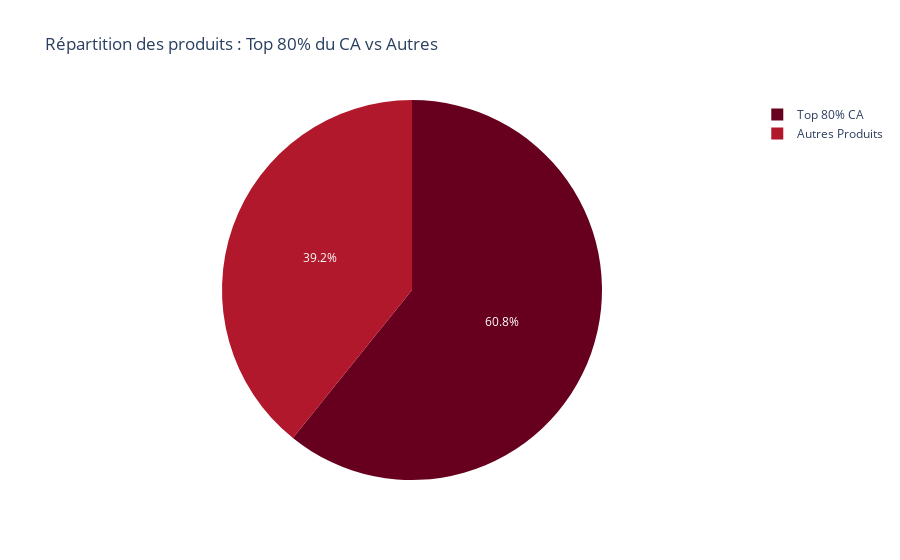

Notebook cell for this chart:
### Code cell
sizes_ = [TOTAL_PRODUIT_COUNT , TOTAL_PRODUIT_DF - TOTAL_PRODUIT_COUNT ]
names_ = ['Top 80% CA', 'Autres Produits']

fig = px.pie(values = sizes_ , 
              names = names_ ,
              title='Répartition des produits : Top 80% du CA vs Autres',
              color_discrete_sequence=px.colors.sequential.RdBu)
fig.show()

### Figure 1 — Plotly figure (JSON) as saved in the notebook; plotly's stock layout.template omitted (floating-point values rounded to 4 significant figures)
{"data": [{"domain": {"x": [0, 1], "y": [0, 1]}, "hovertemplate": "label=%{label}<br>value=%{value}<extra></extra>", "labels": ["Top 80% CA", "Autres Produits"], "legendgroup": "", "name": "", "showlegend": true, "type": "pie", "values": [434, 280]}], "layout": {"autosize": true, "legend": {"tracegroupgap": 0}, "piecolorway": ["rgb(103,0,31)", "rgb(178,24,43)", "rgb(214,96,77)", "rgb(244,165,130)", "rgb(253,219,199)", "rgb(247,247,247)", "rgb(209,229,240)", "rgb(146,197,222)", "rgb(67,147,195)", "rgb(33,102,172)", "rgb(5,48,97)"], "title": {"text": "Répartition des produits : Top 80% du CA vs Autres"}}}
